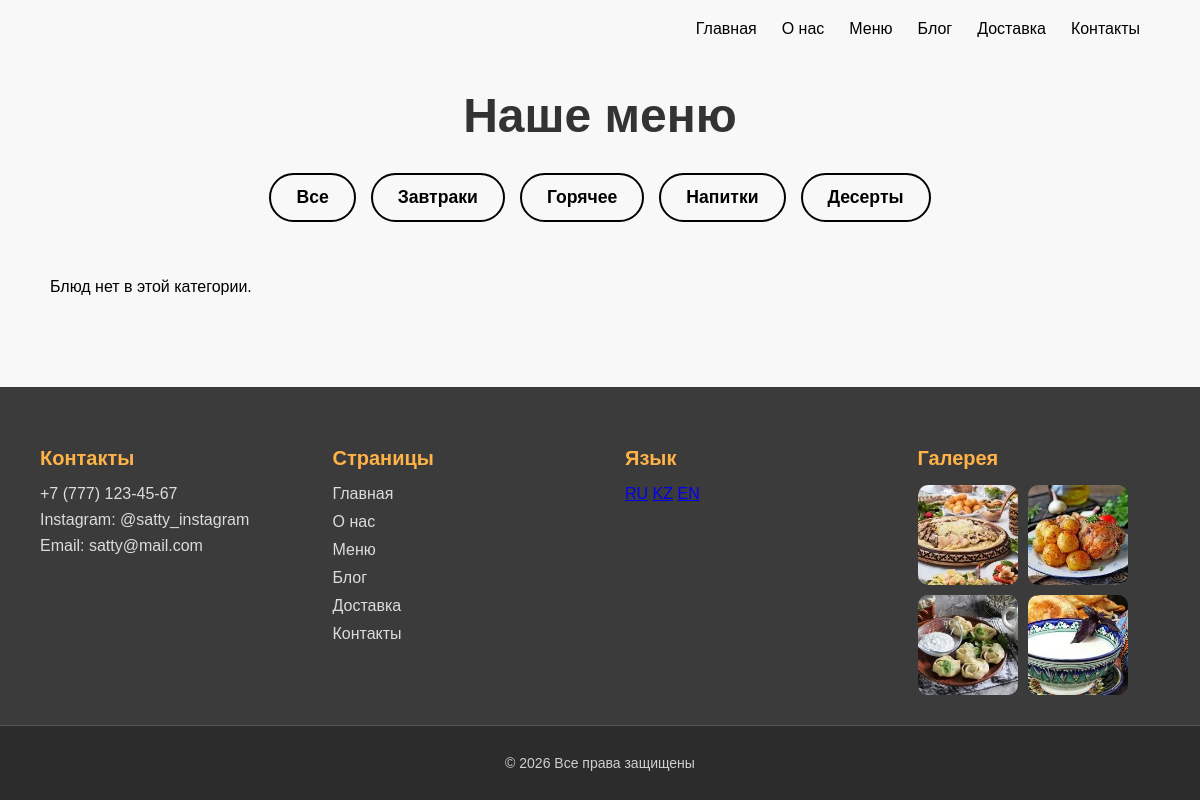
The app's page /ru/category/deserty/, older data.
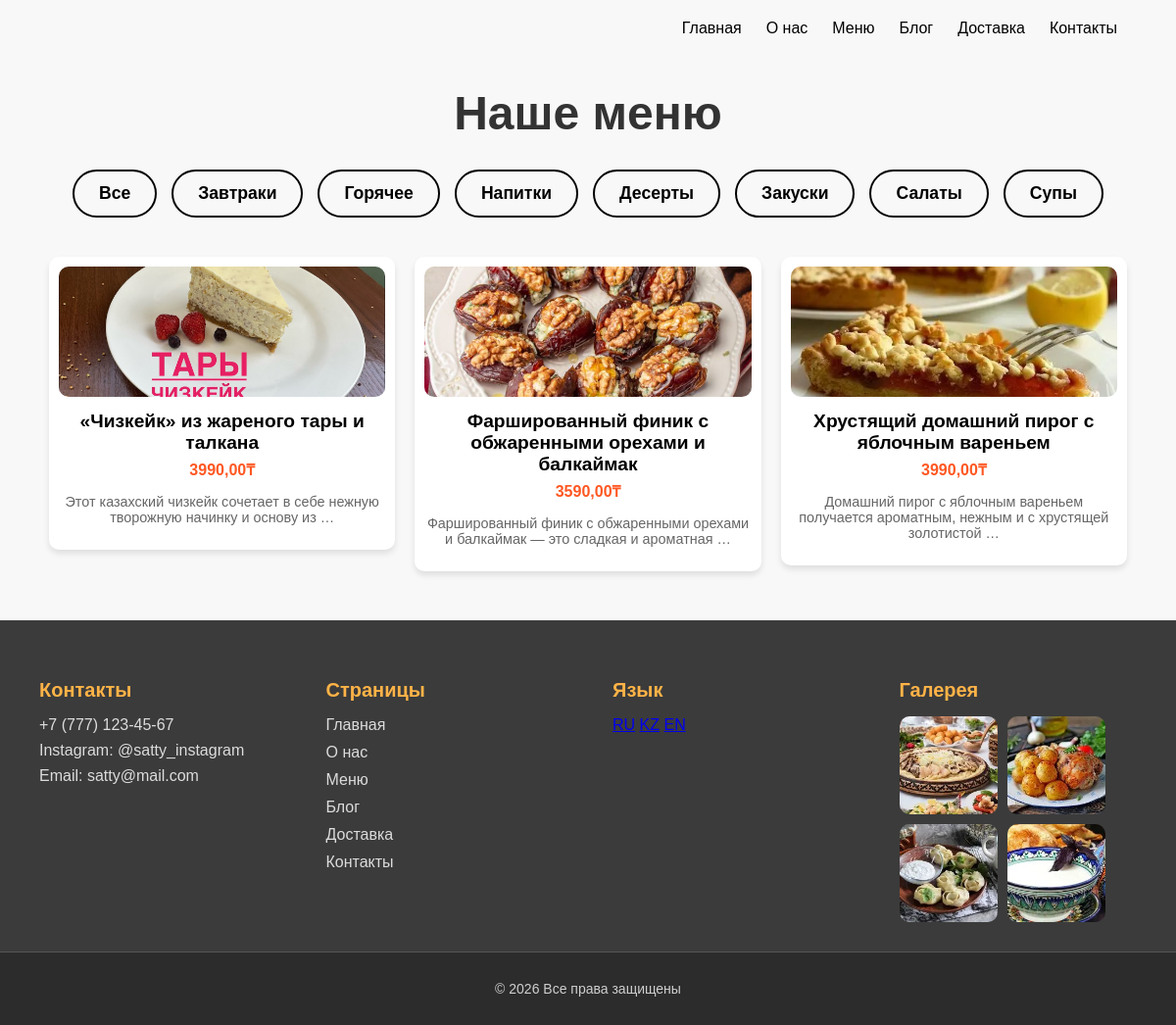
The same page, newer data.
### kazakhfood/models.py (models this page shows, shortened)
class Category(models.Model):
    name = models.CharField(max_length=100, verbose_name='Название категории')
    slug = models.SlugField(max_length=100, unique=True, verbose_name='URL категории')
    class Meta:
        verbose_name = 'Категория'
        verbose_name_plural = 'Категории'

class Dish(models.Model):
    title = models.CharField(max_length=255, verbose_name='Название блюда')
    description = models.TextField(verbose_name='Описание блюда')
    price = models.DecimalField(max_digits=7, decimal_places=2, verbose_name='Цена')
    image = models.ImageField(upload_to='dishes/', blank=True, null=True, verbose_name='Фото блюда')
    is_available = models.BooleanField(default=True, verbose_name='В наличии')
    category = models.ForeignKey(Category, on_delete=models.PROTECT, related_name='dishes', verbose_name='Категория')
    class Meta:
        verbose_name = 'Блюдо'
        verbose_name_plural = 'Блюда'

### kazakhfood/views.py (the view)
# urls.py: path('category/<slug:category_slug>/', views.menu, name='menu_by_category'),
def menu(request, category_slug=None):
    categories = Category.objects.all()
    dishes = Dish.objects.filter(is_available=True)
    if category_slug:
        category = get_object_or_404(Category, slug=category_slug)
        dishes = dishes.filter(category=category)
    return render(request, 'kazakhfood/menu.html', {
        'categories': categories,
        'dishes': dishes
    })

### kazakhfood/templates/kazakhfood/menu.html (shortened to what this page needs)
{% extends 'kazakhfood/base.html' %}
{% load static %}
{% block extra_css %}
<link rel="stylesheet" href="{% static 'kazakhfood/css/menu.css' %}">
{% endblock %}
{% block content %}
<header class="nav-wrapper">
    <div class="nav-links">
        <a href="{% url 'index' %}">Главная</a>
        <a href="{% url 'about' %}">О нас</a>
        <a href="{% url 'menu' %}">Меню</a>
        <a href="{% url 'blog' %}">Блог</a>
        <a href="{% url 'delivery' %}">Доставка</a>
        <a href="{% url 'contacts' %}">Контакты</a>
    </div>
</header>
<h1 class="title">Наше меню</h1>
<nav class="categories">
    <a href="{% url 'menu' %}" class="category-btn">Все</a>
    {% for category in categories %}
        <a href="{% url 'menu_by_category' category.slug %}" class="category-btn">
            {{ category.name }}
        </a>
    {% endfor %}
</nav>
<main>
    <div class="menu-grid">
        {% for dish in dishes %}
        <a href="{% url 'dish_detail' dish.id %}" class="card-link">
            <div class="card">
                {% if dish.image %}
                    <img src="{{ dish.image.url }}" alt="{{ dish.title }}" class="card-img">
                {% endif %}
                <h3 class="dish-title">{{ dish.title }}</h3>
                <p class="price">{{ dish.price }}₸</p>
                <p class="desc">{{ dish.description|truncatewords:12 }}</p>
            </div>
        </a>
        {% empty %}
        <p>Блюд нет в этой категории.</p>
        {% endfor %}
    </div>
</main>
{% endblock %}

Row changes from the older to the newer data that the page shows:
added Category: name "Закуски"
added Category: name "Салаты"
added Category: name "Супы"
added Dish: image (picture), title "«Чизкейк» из жареного тары и талкана", price "3990,00", description "Этот казахский чизкейк сочетает в себе нежную творожную начинку и основу из …"
added Dish: image (picture), title "Фаршированный финик с обжаренными орехами и балкаймак", price "3590,00", description "Фаршированный финик с обжаренными орехами и балкаймак — это сладкая и ароматная …"
added Dish: image (picture), title "Хрустящий домашний пирог с яблочным вареньем", price "3990,00", description "Домашний пирог с яблочным вареньем получается ароматным, нежным и с хрустящей золотистой …"
Text that changed along with them:
text no longer shown: "Блюд нет в этой категории."
